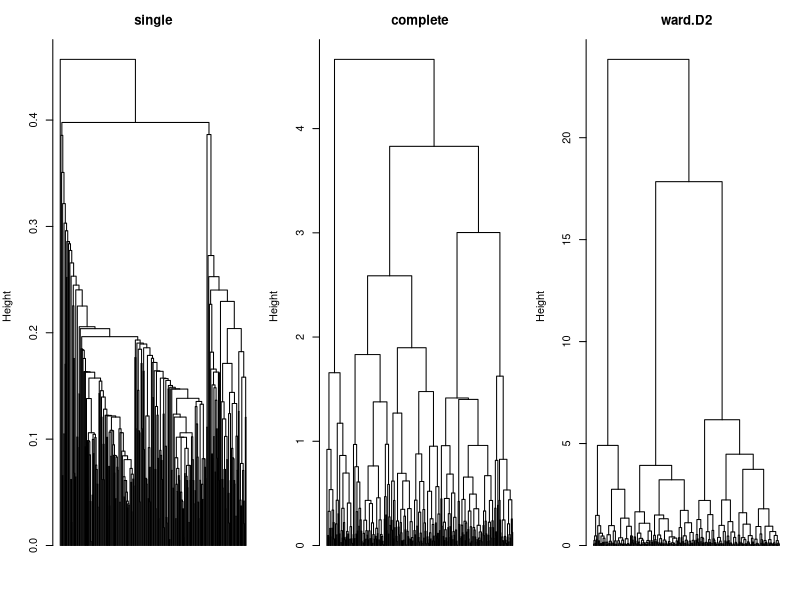
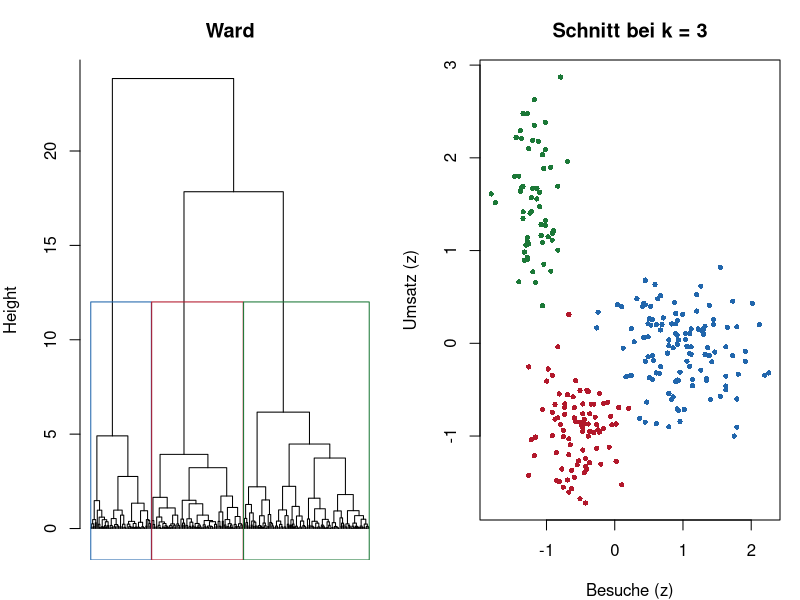
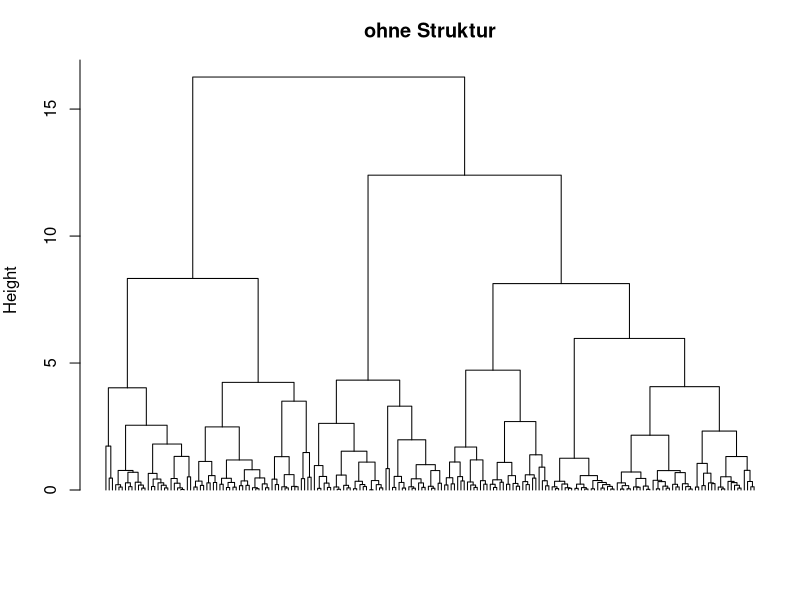
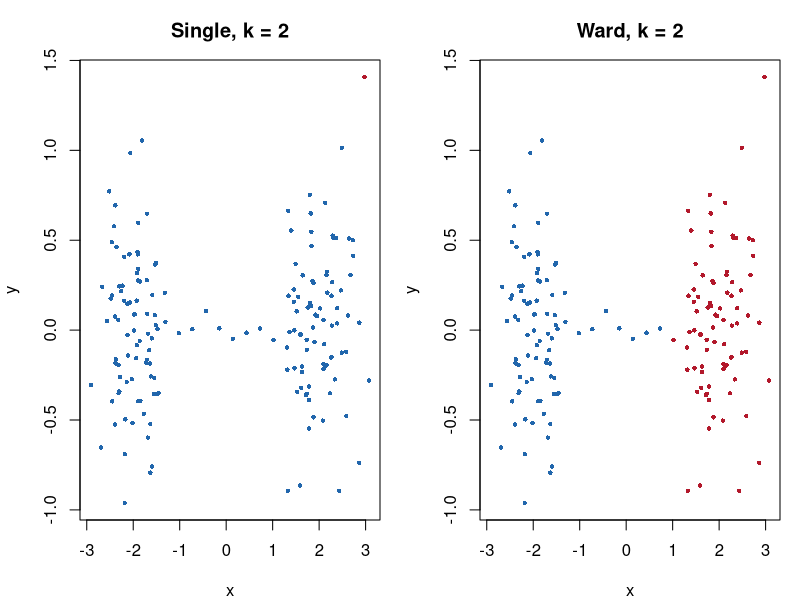

These charts were generated, in order, by the following R code:
## ---- chunk 1
#| label: setup-r
#| include: false
library(cluster)

set.seed(2026)

gruppe_wahr <- rep(c("A", "B", "C"), times = c(120, 90, 60))
kunden <- data.frame(
  besuche = round(c(rnorm(120, 14, 2.5), rnorm(90, 6, 1.8), rnorm(60, 3, 1.2)), 1),
  umsatz  = round(c(rnorm(120, 1400, 220), rnorm(90, 900, 160), rnorm(60, 2200, 300)), 0)
)
skaliert <- scale(kunden)
## ---- chunk 2
#| label: fig-verknuepfung-r
#| fig-cap: "Dieselben Daten, drei Verknüpfungsmethoden. Single erzeugt Ketten, Complete und Ward kompakte Gruppen."
#| fig-height: 3.6
distanzen <- dist(skaliert)

par(mfrow = c(1, 3), mar = c(2, 4, 3, 1))
for (methode in c("single", "complete", "ward.D2")) {
  baum <- hclust(distanzen, method = methode)
  plot(baum, labels = FALSE, hang = -1, main = methode, xlab = "", sub = "")
}
par(mfrow = c(1, 1))
## ---- chunk 3
#| label: durchfuehrung-hc-r
baum <- hclust(distanzen, method = "ward.D2")

gruppen <- cutree(baum, k = 3)
table(gruppen)

# Verschmelzungshoehen der letzten Schritte: wo wird der Sprung gross?
round(rev(baum$height)[1:8], 3)

# Wie gut gibt der Baum die Distanzen wieder
round(cor(distanzen, cophenetic(baum)), 3)
## ---- chunk 4
#| label: fig-szenario-a-hc-r
#| fig-cap: "Dendrogramm mit Schnitt bei drei Gruppen und die Gruppen im Streudiagramm."
#| fig-height: 3.6
par(mfrow = c(1, 2), mar = c(2, 4, 3, 1))
plot(baum, labels = FALSE, hang = -1, main = "Ward", xlab = "", sub = "")
rect.hclust(baum, k = 3, border = c("#2166ac", "#b2182b", "#1b7837"))

par(mar = c(4, 4, 3, 1))
plot(skaliert[, 1], skaliert[, 2], pch = 16, cex = 0.7,
     col = c("#2166ac", "#b2182b", "#1b7837")[gruppen],
     xlab = "Besuche (z)", ylab = "Umsatz (z)", main = "Schnitt bei k = 3")
par(mfrow = c(1, 1))

aggregate(kunden, by = list(gruppe = gruppen), FUN = mean) |>
  (\(x) round(x, 1))()
## ---- chunk 5
#| label: fig-szenario-b-hc-r
#| fig-cap: "Dendrogramm zu Daten ohne Gruppenstruktur: gleichmässiges Wachstum, kein Sprung."
#| fig-height: 3.2
set.seed(13)
ohne_struktur <- matrix(rnorm(200 * 2), ncol = 2)

baum_b <- hclust(dist(scale(ohne_struktur)), method = "ward.D2")
plot(baum_b, labels = FALSE, hang = -1, main = "ohne Struktur", xlab = "", sub = "")

round(rev(baum_b$height)[1:8], 3)
## ---- chunk 6
#| label: fig-szenario-c-hc-r
#| fig-cap: "Zwei kompakte Wolken mit einer dünnen Brücke. Single verbindet über die Brücke, Ward trennt korrekt."
#| fig-height: 3.6
set.seed(3)
wolke_a <- cbind(rnorm(80, -2, 0.4), rnorm(80, 0, 0.4))
wolke_b <- cbind(rnorm(80, 2, 0.4), rnorm(80, 0, 0.4))
bruecke <- cbind(seq(-1.6, 1.6, length.out = 12), rnorm(12, 0, 0.05))
brueckendaten <- rbind(wolke_a, wolke_b, bruecke)

baum_single <- hclust(dist(brueckendaten), method = "single")
baum_ward <- hclust(dist(brueckendaten), method = "ward.D2")

g_single <- cutree(baum_single, k = 2)
g_ward <- cutree(baum_ward, k = 2)

par(mfrow = c(1, 2), mar = c(4, 4, 3, 1))
plot(brueckendaten, pch = 16, cex = 0.6, col = c("#2166ac", "#b2182b")[g_single],
     xlab = "x", ylab = "y", main = "Single, k = 2")
plot(brueckendaten, pch = 16, cex = 0.6, col = c("#2166ac", "#b2182b")[g_ward],
     xlab = "x", ylab = "y", main = "Ward, k = 2")
par(mfrow = c(1, 1))

table(single = g_single)
table(ward = g_ward)
## ---- chunk 7
#| label: szenario-d-hc-r
gemischt <- data.frame(
  umsatz = kunden$umsatz[1:60],
  besuche = kunden$besuche[1:60],
  segment = factor(rep(c("Privat", "Gewerbe"), 30)),
  zufriedenheit = factor(rep(c("niedrig", "mittel", "hoch"), 20),
                         levels = c("niedrig", "mittel", "hoch"), ordered = TRUE)
)

baum_gower <- hclust(daisy(gemischt, metric = "gower"), method = "average")
table(cutree(baum_gower, k = 3))
